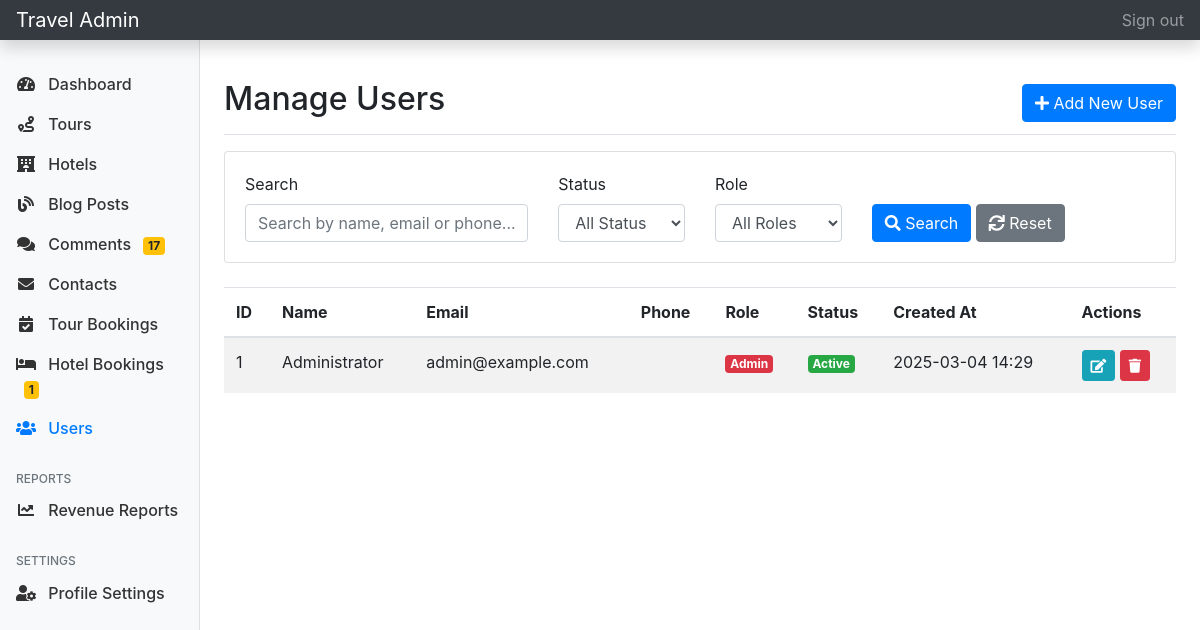
The page /admin/users.php (signed in) on the database its author committed.
### tables this page shows
CREATE TABLE `users` (
  `id` int(11) NOT NULL,
  `name` varchar(255) NOT NULL,
  `email` varchar(255) NOT NULL,
  `phone` varchar(20) DEFAULT NULL,
  `password` varchar(255) NOT NULL,
  `role` enum('user','admin') NOT NULL DEFAULT 'user',
  `status` tinyint(1) NOT NULL DEFAULT 1,
  `avatar` varchar(255) DEFAULT NULL,
  `created_at` timestamp NOT NULL DEFAULT current_timestamp(),
  `updated_at` timestamp NOT NULL DEFAULT current_timestamp() ON UPDATE current_timestamp()
);

### admin/users.php (the view, shortened to what this page needs)
<?php
require_once 'auth.php';
$search = isset($_GET['search']) ? trim($_GET['search']) : '';
$query = "SELECT * FROM users WHERE 1=1";
$params = [];
$query .= " ORDER BY created_at DESC";
$stmt = $pdo->prepare($query);
$stmt->execute($params);
$users = $stmt->fetchAll();
?>
<!DOCTYPE html>
<html lang="en">
<head>
    <link href="https://stackpath.bootstrapcdn.com/bootstrap/4.5.2/css/bootstrap.min.css" rel="stylesheet">
    <link href="https://cdnjs.cloudflare.com/ajax/libs/font-awesome/5.15.1/css/all.min.css" rel="stylesheet">
</head>
<body>
    <?php include 'includes/admin_header.php'; ?>
    <div class="container-fluid">
        <div class="row">
            <?php include 'includes/admin_sidebar.php'; ?>
            <main role="main" class="col-md-9 ml-sm-auto col-lg-10 px-md-4 py-4">
                <div class="d-flex justify-content-between flex-wrap flex-md-nowrap align-items-center pt-3 pb-2 mb-3 border-bottom">
                    <h1 class="h2">Manage Users</h1>
                    <a href="user_form.php" class="btn btn-primary">
                        <i class="fas fa-plus"></i> Add New User
                    </a>
                </div>
                <div class="card mb-4">
                    <div class="card-body">
                        <form method="get" class="row align-items-end">
                            <div class="col-md-4">
                                <label>Search</label>
                                <input type="text" name="search" class="form-control"
                                    value="<?php echo htmlspecialchars($search); ?>"
                                    placeholder="Search by name, email or phone...">
                            </div>
                            <div class="col-md-2">
                                <label>Status</label>
                                <select name="status" class="form-control">
                                    <option value="">All Status</option>
                                </select>
                            </div>
                            <div class="col-md-2">
                                <label>Role</label>
                                <select name="role" class="form-control">
                                    <option value="">All Roles</option>
                                </select>
                            </div>
                            <div class="col-md-4">
                                <button type="submit" class="btn btn-primary">
                                    <i class="fas fa-search"></i> Search
                                </button>
                                <a href="users.php" class="btn btn-secondary">
                                    <i class="fas fa-sync"></i> Reset
                                </a>
                            </div>
                        </form>
                    </div>
                </div>
                <div class="table-responsive">
                    <table class="table table-striped">
                        <thead>
                            <tr>
                                <th>ID</th>
                                <th>Name</th>
                                <th>Email</th>
                                <th>Phone</th>
                                <th>Role</th>
                                <th>Status</th>
                                <th>Created At</th>
                                <th>Actions</th>
                            </tr>
                        </thead>
                        <tbody>
                            <?php foreach ($users as $user): ?>
                                <tr>
                                    <td><?php echo $user['id']; ?></td>
                                    <td>
                                        <?php echo htmlspecialchars($user['name']); ?>
                                    </td>
                                    <td><?php echo htmlspecialchars($user['email']); ?></td>
                                    <td><?php echo htmlspecialchars($user['phone']); ?></td>
                                    <td>
                                        <span class="badge badge-<?php echo $user['role'] === 'admin' ? 'danger' : 'info'; ?>">
                                            <?php echo ucfirst($user['role']); ?>
                                        </span>
                                    </td>
                                    <td>
                                        <?php if ($user['id'] != $_SESSION['admin_id']): ?>
                                            <a href="users.php?action=toggle_status&id=<?php echo $user['id']; ?>"
                                                class="badge badge-<?php echo $user['status'] ? 'success' : 'warning'; ?>">
                                                <?php echo $user['status'] ? 'Active' : 'Inactive'; ?>
                                            </a>
                                        <?php else: ?>
                                            <span class="badge badge-success">Active</span>
                                        <?php endif; ?>
                                    </td>
                                    <td><?php echo date('Y-m-d H:i', strtotime($user['created_at'])); ?></td>
                                    <td>
                                        <a href="user_form.php?id=<?php echo $user['id']; ?>"
                                            class="btn btn-sm btn-info">
                                            <i class="fas fa-edit"></i>
                                        </a>
                                        <?php if ($user['id'] != $_SESSION['admin_id']): ?>
                                            <a href="users.php?action=delete&id=<?php echo $user['id']; ?>"
                                                class="btn btn-sm btn-danger"
                                                onclick="return confirm('Are you sure you want to delete this user?');">
                                                <i class="fas fa-trash"></i>
                                            </a>
                                        <?php endif; ?>
                                    </td>
                                </tr>
                            <?php endforeach; ?>
                        </tbody>
                    </table>
                </div>
            </main>
        </div>
    </div>
</body>
</html>

### admin/includes/admin_sidebar.php (style rules this page uses)
.badge { font-size: 0.75rem; }

### rows shown on the page
users: id "1", name "Administrator", email "admin@example.com", role "Admin", status "Active", created_at "2025-03-04 14:29"

### other values the page prints
$pending_count "17"
$pending_hotel_bookings "1"
